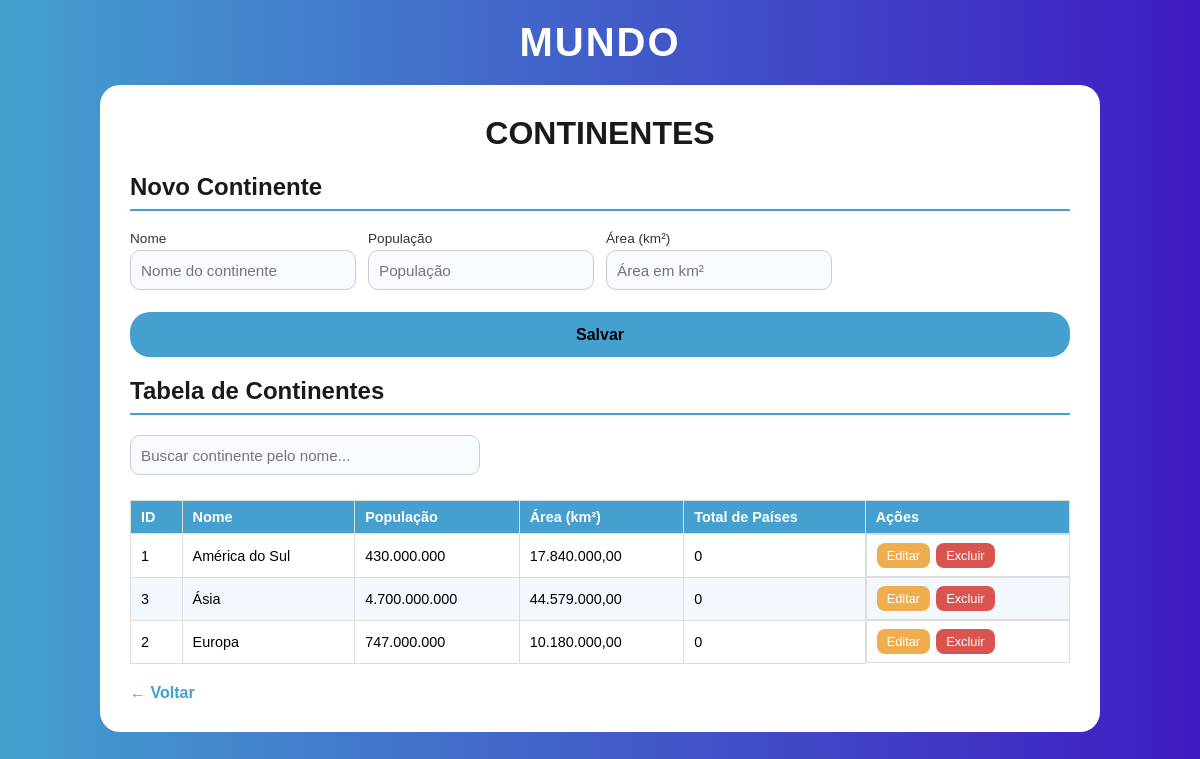
Screenshot of /frontend/continente.php with the database file from the repository.
### tables this page shows
CREATE TABLE continentes (
    id_continente INT AUTO_INCREMENT PRIMARY KEY,
    nome VARCHAR(150) NOT NULL,
    populacao BIGINT NOT NULL,
    area DECIMAL(15,2) NOT NULL,
    total_paises INT NOT NULL DEFAULT 0
);

### frontend/continente.php (the view, shortened to what this page needs)
<?php include "../backend/conexao.php"; ?>
<?php
$editando = null;
?>
<!DOCTYPE html>
<html lang="pt-br">
<head>
    <link rel="stylesheet" href="style.css">
</head>
<body>
<header>
    <h1>MUNDO</h1>
</header>
<main class="container">
    <h1>CONTINENTES</h1>
    <h2><?= $editando ? "Editar Continente" : "Novo Continente" ?></h2>
    <form method="POST" class="cadastro">
        <label>Nome
            <input type="text" name="nome" placeholder="Nome do continente" required
                   value="<?= $editando ? htmlspecialchars($editando['nome']) : '' ?>">
        </label>
        <label>População
            <input type="number" name="populacao" placeholder="População" required min="0"
                   value="<?= $editando ? $editando['populacao'] : '' ?>">
        </label>
        <label>Área (km²)
            <input type="number" name="area" placeholder="Área em km²" step="0.01" required min="0"
                   value="<?= $editando ? $editando['area'] : '' ?>">
        </label>
        <button name="salvar"><?= $editando ? "Atualizar" : "Salvar" ?></button>
    </form>
    <h2>Tabela de Continentes</h2>
    <div class="busca">
        <input type="text" placeholder="Buscar continente pelo nome..." data-tabela="tabelaContinentes">
    </div>
    <div class="tabela-wrapper">
    <table id="tabelaContinentes">
        <thead>
        <tr>
            <th>ID</th>
            <th>Nome</th>
            <th>População</th>
            <th>Área (km²)</th>
            <th>Total de Países</th>
            <th>Ações</th>
        </tr>
        </thead>
        <tbody>
        <?php
        $res = $conn->query("SELECT * FROM continentes ORDER BY nome");
        while ($r = $res->fetch_assoc()) {
            echo "<tr>
                <td>{$r['id_continente']}</td>
                <td>" . htmlspecialchars($r['nome']) . "</td>
                <td>" . number_format($r['populacao'], 0, ',', '.') . "</td>
                <td>" . number_format($r['area'], 2, ',', '.') . "</td>
                <td>{$r['total_paises']}</td>
                <td class='acoes'>
                    <a class='btn-editar' href='continente.php?editar={$r['id_continente']}'>Editar</a>
                    <a class='btn-excluir' href='continente.php?excluir={$r['id_continente']}' data-nome='" . htmlspecialchars($r['nome']) . "'>Excluir</a>
                </td>
            </tr>";
        }
        ?>
        </tbody>
    </table>
    </div>
    <a href="index.php" class="voltar">&larr; Voltar</a>
</main>
</body>
</html>

### frontend/style.css (style rules this page uses)
* { box-sizing: border-box; }
body { margin: 0; min-height: 100vh; font-family: Arial, Helvetica, sans-serif; background: #44a0cf; background: linear-gradient(90deg, rgba(68, 160, 207, 1) 0%, rgba(63, 27, 194, 1) 100%); padding: 20px; }
header { text-align: center; color: white; margin-bottom: 20px; }
header h1 { margin: 0; font-size: 2.5rem; letter-spacing: 2px; }
input[type="button"], button, .btn { border-radius: 20px; border-style: none; background-color: #44A0CF; color: #000; width: 100%; height: 45px; font-size: 1rem; cursor: pointer; transition: background-color .2s, color .2s; }
.container { max-width: 1000px; margin: 0 auto 40px auto; background-color: #fff; border-radius: 20px; padding: 30px; }
.container h1 { text-align: center; color: #1a1a1a; margin-top: 0; }
.container h2 { color: #1a1a1a; border-bottom: 2px solid #44A0CF; padding-bottom: 8px; }
form.cadastro { display: grid; grid-template-columns: repeat(auto-fit, minmax(180px, 1fr)); gap: 12px; margin-bottom: 20px; }
form.cadastro label { display: flex; flex-direction: column; font-size: .85rem; color: #333; gap: 4px; }
input, select, textarea { border-radius: 10px; border: 1px solid #ccc; background-color: #f7faff; color: #000; padding: 8px 10px; height: 40px; font-size: .95rem; width: 100%; transition: border-color .2s, background-color .2s; }
form.cadastro button { grid-column: 1 / -1; margin-top: 10px; font-weight: bold; }
.tabela-wrapper { overflow-x: auto; }
table { width: 100%; border-collapse: collapse; margin-top: 10px; font-size: .9rem; }
table th, table td { border: 1px solid #ddd; padding: 8px 10px; text-align: left; }
table th { background-color: #44A0CF; color: #fff; }
table tr:nth-child(even) { background-color: #f2f8fd; }
.acoes { display: flex; gap: 6px; }
.acoes a, .acoes button { padding: 5px 10px; border-radius: 8px; border: none; cursor: pointer; font-size: .8rem; text-decoration: none; color: #fff; height: auto; width: auto; }
.btn-editar { background-color: #f0ad4e; }
.btn-excluir { background-color: #d9534f; }
.busca { margin-bottom: 15px; }
.busca input { max-width: 350px; }
.voltar { display: inline-block; margin-top: 20px; text-decoration: none; color: #44A0CF; font-weight: bold; }

### rows the page displays
continentes: id_continente "1", nome "América do Sul", populacao "430.000.000", area "17.840.000,00", total_paises "0"
continentes: id_continente "3", nome "Ásia", populacao "4.700.000.000", area "44.579.000,00", total_paises "0"
continentes: id_continente "2", nome "Europa", populacao "747.000.000", area "10.180.000,00", total_paises "0"
